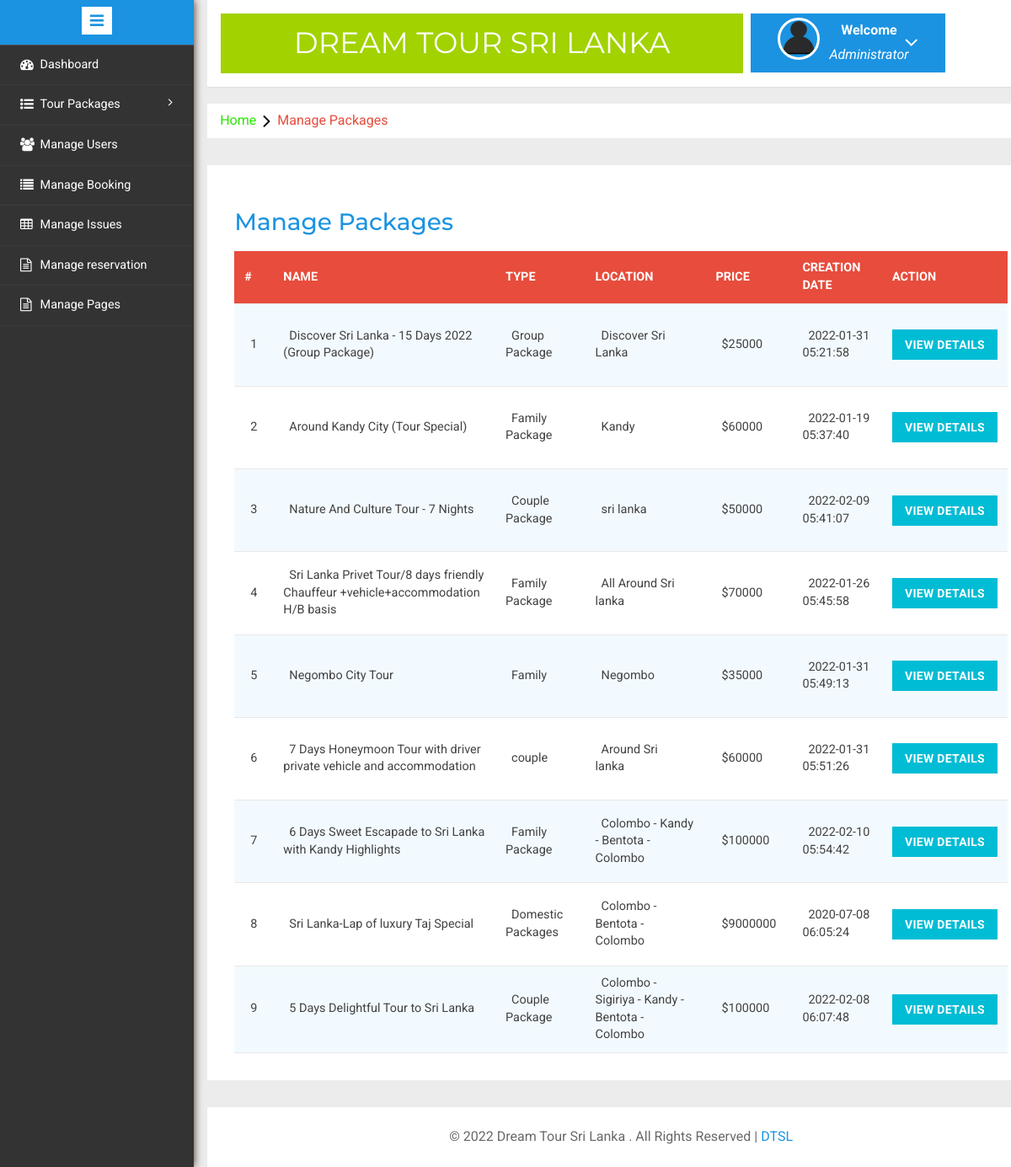
Page /admin/manage-packages.php (signed in) on the committed database.
### tables this page shows
CREATE TABLE `tbltourpackages` (
  `PackageId` int(11) NOT NULL,
  `PackageName` varchar(200) DEFAULT NULL,
  `PackageType` varchar(150) DEFAULT NULL,
  `PackageLocation` varchar(100) DEFAULT NULL,
  `PackagePrice` int(11) DEFAULT NULL,
  `PackageFetures` varchar(255) DEFAULT NULL,
  `PackageDetails` mediumtext DEFAULT NULL,
  `PackageImage` varchar(100) DEFAULT NULL,
  `Creationdate` timestamp NULL DEFAULT current_timestamp(),
  `UpdationDate` timestamp NULL DEFAULT NULL ON UPDATE current_timestamp()
);

### admin/manage-packages.php (the view, shortened to what this page needs)
<?php
include('includes/config.php');
if(strlen($_SESSION['alogin'])==0)
	{
header('location:index.php');
}
else{
	?>
<!DOCTYPE HTML>
<html>
<head>
<link href="css/bootstrap.min.css" rel='stylesheet' type='text/css' />
<link href="css/style.css" rel='stylesheet' type='text/css' />
<link rel="stylesheet" href="css/morris.css" type="text/css"/>
<link href="css/font-awesome.css" rel="stylesheet">
<link rel="stylesheet" type="text/css" href="css/table-style.css" />
<link rel="stylesheet" type="text/css" href="css/basictable.css" />
<link rel="stylesheet" href="css/icon-font.min.css" type='text/css' />
</head>
<body>
   <div class="page-container">
<div class="left-content">
	   <div class="mother-grid-inner">
				<?php include('includes/header.php');?>
				</div>
<ol class="breadcrumb">
                <li class="breadcrumb-item"><a href="index.html">Home</a><i class="fa fa-angle-right"></i>Manage Packages</li>
            </ol>
<div class="agile-grids">
				<div class="agile-tables">
					<div class="w3l-table-info">
					  <h2>Manage Packages</h2>
					    <table id="table">
						<thead>
						  <tr>
						  <th>#</th>
							<th >Name</th>
							<th>Type</th>
							<th>Location</th>
							<th>Price</th>
							<th>Creation Date</th>
							<th>Action</th>
						  </tr>
						</thead>
						<tbody>
<?php $sql = "SELECT * from TblTourPackages";
$query = $dbh -> prepare($sql);
$query->execute();
$results=$query->fetchAll(PDO::FETCH_OBJ);
$cnt=1;
if($query->rowCount() > 0)
{
foreach($results as $result)
{				?>
						  <tr>
							<td><?php echo htmlentities($cnt);?></td>
							<td><?php echo htmlentities($result->PackageName);?></td>
							<td><?php echo htmlentities($result->PackageType);?></td>
							<td><?php echo htmlentities($result->PackageLocation);?></td>
							<td>$<?php echo htmlentities($result->PackagePrice);?></td>
							<td><?php echo htmlentities($result->Creationdate);?></td>
							<td><a href="update-package.php?pid=<?php echo htmlentities($result->PackageId);?>"><button type="button" class="btn btn-primary btn-block">View Details</button></a></td>
						  </tr>
						 <?php $cnt=$cnt+1;} }?>
						</tbody>
					  </table>
					</div>
			</div>
<?php include('includes/footer.php');?>
</div>
</div>
						<?php include('includes/sidebarmenu.php');?>
							</div>
</body>
</html>
<?php } ?>

### admin/css/table-style.css (style rules this page uses)
table { background: white; border-collapse: collapse; margin: 1.25em 0 0; width: 100%; }
table tr, table th, table td { border: none; border-bottom: 1px solid #e8e8e8; font-size: .95em; }
table th, table td { padding: 10px 12px; text-align: left; }
table th { background: #e74c3c; color: #fff; text-transform: uppercase; }
table tr td { background: #f3faff; color: #424242; }
table tr:nth-of-type(2n+2) td { background: #ffffff; }
table { width: 100%; }

### rows in the picture
tbltourpackages: PackageName "Discover Sri Lanka - 15 Days 2022 (Group Package)", PackageType "Group Package", PackageLocation "Discover Sri Lanka", PackagePrice "25000", Creationdate "2022-01-31 05:21:58"
tbltourpackages: PackageName "Around Kandy City (Tour Special)", PackageType "Family Package", PackageLocation "Kandy", PackagePrice "60000", Creationdate "2022-01-19 05:37:40"
tbltourpackages: PackageName "Nature And Culture Tour - 7 Nights", PackageType "Couple Package", PackageLocation "sri lanka", PackagePrice "50000", Creationdate "2022-02-09 05:41:07"
tbltourpackages: PackageName "Sri Lanka Privet Tour/8 days friendly Chauffeur +vehicle+accommodation H/B basis", PackageType "Family Package", PackageLocation "All Around Sri lanka", PackagePrice "70000", Creationdate "2022-01-26 05:45:58"
tbltourpackages: PackageName "Negombo City Tour", PackageType "Family", PackageLocation "Negombo", PackagePrice "35000", Creationdate "2022-01-31 05:49:13"
tbltourpackages: PackageName "7 Days Honeymoon Tour with driver private vehicle and accommodation", PackageType "couple", PackageLocation "Around Sri lanka", PackagePrice "60000", Creationdate "2022-01-31 05:51:26"
tbltourpackages: PackageName "6 Days Sweet Escapade to Sri Lanka with Kandy Highlights", PackageType "Family Package", PackageLocation "Colombo - Kandy - Bentota - Colombo", PackagePrice "100000", Creationdate "2022-02-10 05:54:42"
tbltourpackages: PackageName "Sri Lanka-Lap of luxury Taj Special", PackageType "Domestic Packages", PackageLocation "Colombo - Bentota - Colombo", PackagePrice "9000000", Creationdate "2020-07-08 06:05:24"
tbltourpackages: PackageName "5 Days Delightful Tour to Sri Lanka", PackageType "Couple Package", PackageLocation "Colombo - Sigiriya - Kandy - Bentota - Colombo", PackagePrice "100000", Creationdate "2022-02-08 06:07:48"
